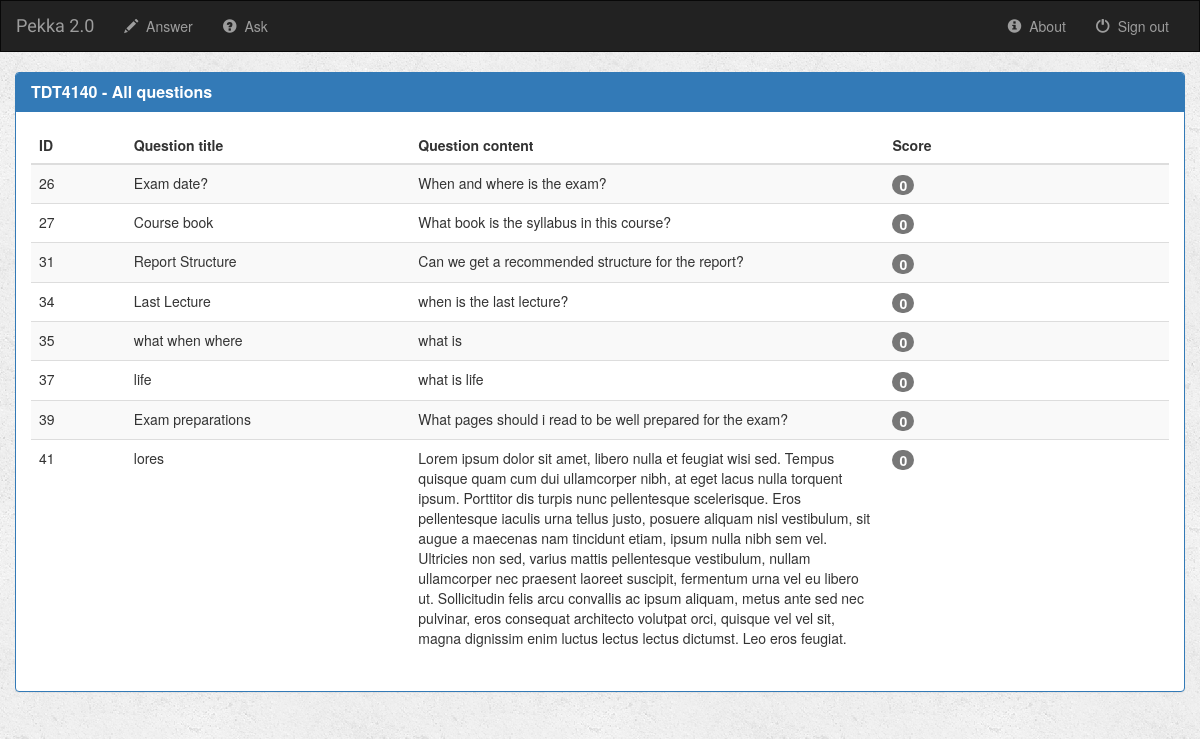
The page /pekka/TDT4140_answer/ on the database as committed earlier.
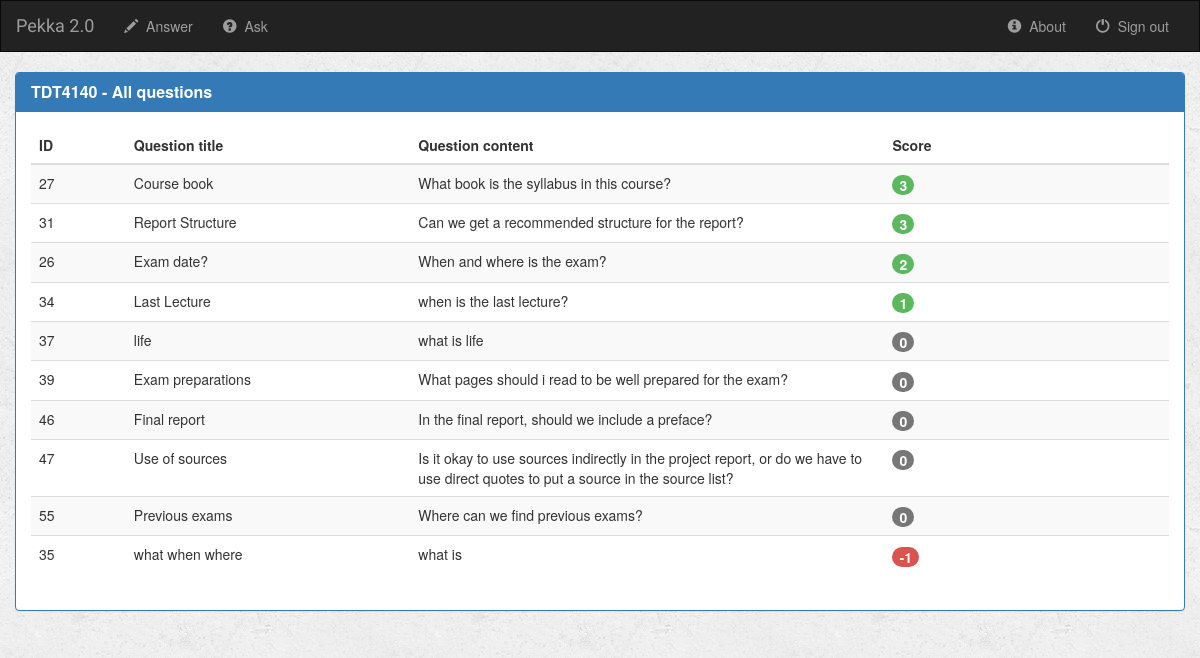
The same page on the database as committed later.
### pekka/models.py (models this page shows, shortened)
class Question(models.Model):
    author = models.ForeignKey(User, default=1)
    question_title = models.CharField(max_length=100)
    question_content = models.CharField(max_length=2000)
    is_answered = models.BooleanField(default=False)
    sub_code = models.CharField(max_length=10)
    ask_time = models.DateTimeField(default='2017-4-17T09:21:31+0000')
    def get_score(self):
        up = QuestionVotes.objects.filter(question=self, val=+1)
        down = QuestionVotes.objects.filter(question=self, val=-1)
        res = up.count()-down.count()
        return res

### pekka/views.py (the view)
def course_answer(request, sub_code):
    all_questions_with_sub_code = Question.objects.filter(sub_code=sub_code)
    context = {
        'all_questions_with_sub_code': all_questions_with_sub_code,
        'sub_code': sub_code
    }
    return render(request, 'courses/course_answer.html', context=context)

### pekka/templates/courses/course_answer.html (shortened to what this page needs)
{% extends 'html_pages/base.html' %}
{% block body %}
<div class="container-fluid">
    <div class="row">
        <div class="col-sm-12">
            {% if all_questions_with_sub_code %}
                <div class="panel panel-primary">
                    <div class="panel-heading">
                        <h3 class="panel-title"><b>{{ sub_code }} - All questions</b></h3>
                    </div>
                    <div class="panel-body">
                        <table class="table table-striped table-hover">
                            <thead>
                            <tr>
                                <th class="col-sm-1">ID</th>
                                <th class="col-sm-3">Question title</th>
                                <th class="col-sm-5">Question content</th>
                                <th class="col-sm">Score</th>
                            </tr>
                            </thead>
                            <tbody>
                            {% for question in all_questions_with_sub_code|dictsortreversed:"get_score" %}
                                <tr class="clickable_row" data-href="{% url 'pekka:detail' question.id %}">
                                    <td>{{ question.id }}</td>
                                    <td>{{ question.question_title }}</td>
                                    <td>{{ question.question_content }}</td>
                                    <td><span class="badge tablebadge" id="tablebadge">{{ question.get_score }}</span></td>
                                </tr>
                            {% endfor %}
                            </tbody>
                        </table>
                    </div>
                </div>
            {% else %}
                <div class="col-sm-4 centerpanel">
                    <div class="alert alert-danger" role="alert" align="center">
                        <p><strong>There are no questions asked in this subject yet</strong></p>
                    </div>
                </div>
            {% endif %}
        </div>
    </div>
</div>
{% endblock %}

### pekka/templates/html_pages/base.html (shortened to what this page needs)
<!DOCTYPE html>
<html lang="en">
    <head>
        {% load staticfiles %}
        <link rel="stylesheet" href="https://maxcdn.bootstrapcdn.com/bootstrap/3.3.6/css/bootstrap.min.css">
        <link rel="stylesheet" type="text/css" href="{% static 'elements/style.css' %}"/>
    </head>
    <body>
        <nav class="navbar navbar-inverse">
            <div class="container-fluid">
                <div class="navbar-header">
                    <a class="navbar-brand" href="{% url 'pekka:ask' %}">Pekka 2.0</a>
                </div>
                <div class="collapse navbar-collapse" id="topNavBar">
                    <ul class="nav navbar-nav">
                        <li class="{% block answer_active %}{% endblock %}"><a href="{% url 'pekka:answer' %}">
                            <span class="glyphicon glyphicon-pencil" aria-hidden="true"></span>&nbsp; Answer</a>
                        </li>
                        <li class="{% block ask_active %}{% endblock %}"><a href="{% url 'pekka:ask' %}">
                            <span class="glyphicon glyphicon-question-sign" aria-hidden="true"></span>&nbsp; Ask</a>
                        </li>
                    </ul>
                    <ul class="nav navbar-nav navbar-right">
                        <li class="{% block about_active %}{% endblock %}"><a href="{% url 'pekka:about' %}">
                                <span class="glyphicon glyphicon-info-sign" aria-hidden="true"></span>&nbsp; About</a>
                        </li>
                        <li><a href="{% url 'pekka:logout_user' %}">
                                <span class="glyphicon glyphicon-off" aria-hidden="true"></span>&nbsp; Sign out</a>
                        </li>
                    </ul>
                </div>
            </div>
        </nav>
        {% block body %}
        {% endblock %}
    </body>
</html>

### pekka/static/elements/style.css (style rules this page uses)
body { background: white url("images/background.png"); }
.navbar { border-radius: 0; }
.navbar-brand { font-family: 'Satisfy', cursive; }
.tablebadge { font-size: 14px; }

Rows that differ between the two databases and show on the page:
removed Question: id "41", question_title "lores", question_content "Lorem ipsum dolor sit amet, libero nulla et feugiat wisi sed. Tempus quisque quam cum dui ullamcorper nibh, at eget lacus nulla torquent ipsum. Porttitor dis turpis nunc pellentesque scelerisque. Eros pellentesque iaculis urna tellus justo, posuere aliquam nisl vestibulum, sit augue a maecenas nam tincidunt etiam, ipsum nulla nibh sem vel. Ultricies non sed, varius mattis pellentesque vestibulum, nullam ullamcorper nec praesent laoreet suscipit, fermentum urna vel eu libero ut. Sollicitudin felis arcu convallis ac ipsum aliquam, metus ante sed nec pulvinar, eros consequat architecto volutpat orci, quisque vel vel sit, magna dignissim enim luctus lectus lectus dictumst. Leo eros feugiat.", get_score "0"
computed for Question "Course book": get_score "0" → "3"
computed for Question "Report Structure": get_score "0" → "3"
changed Question "Exam date?": get_score "0" → "2"; moves down the list
computed for Question "Last Lecture": get_score "0" → "1"
added Question: id "46", question_title "Final report", question_content "In the final report, should we include a preface?", get_score "0"
added Question: id "47", question_title "Use of sources", question_content "Is it okay to use sources indirectly in the project report, or do we have to use direct quotes to put a source in the source list?", get_score "0"
added Question: id "55", question_title "Previous exams", question_content "Where can we find previous exams?", get_score "0"
shown differently, row unchanged: Question "what when where": get_score "0" → "-1"; moves down the list
